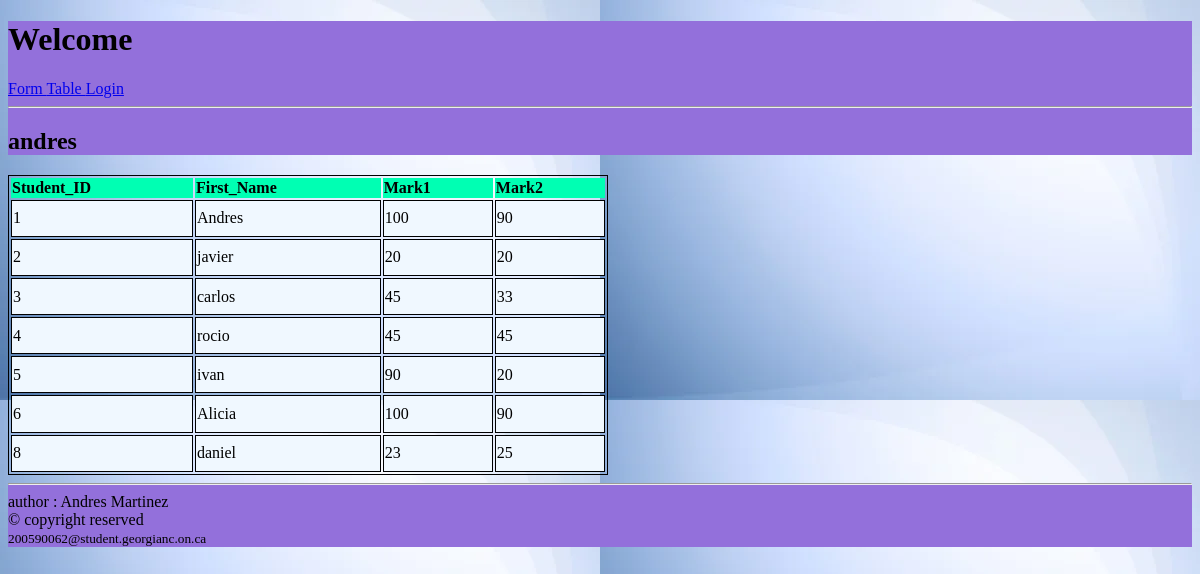
The page /Table.php (signed in) on the database its author committed.
### tables this page shows
CREATE TABLE `marks` (
  `Student_ID` int(4) NOT NULL,
  `First_Name` varchar(30) NOT NULL,
  `Mark1` int(3) NOT NULL,
  `Mark2` int(3) NOT NULL
);

### Table.php (the view, shortened to what this page needs)
<!DOCTYPE html>
<html lang="en">
<?php
  if(isset($_SESSION['Username'])){
    include('header2.php');
} else{
    include('header.php');
}
  ?>
<head>
    <link rel="stylesheet" href="styles.css">
</head>
<body background="BG.jpg" >
    <main>
        <table style="width:600px; line: height 40px;">
            <thead>
            <tr>
                <th> Student_ID </th>
                <th> First_Name </th>
                <th> Mark1 </th>
                <th> Mark2 </th>
            </tr>
            </thead>
            <?php
            $conn = mysqli_connect("localhost","root","","mydb");
            $sql="select * from marks";
            $result = mysqli_query($conn, $sql);
           if($result-> num_rows > 0){
            while($rows = mysqli_fetch_assoc($result)){
                echo "<tr>
                <td>" .$rows ['Student_ID']. "</td>
                <td>" . $rows ['First_Name']."</td>
                <td>" .$rows ['Mark1']. "</td>
                <td>" .$rows ['Mark2']."</td>
                </tr>";
            }
           }
            ?>
        </table>
    </main>
    <?php include('footer.php'); ?>
</body>
</html>

### Styles.css (style rules this page uses)
table { width: 300px; height: 300px; border: 1px solid; }
thead tr { background-color: rgb(0, 255, 179); text-align: left; border: 1px solid; }
td { border: 1px solid; background-color: aliceblue; }

### rows shown on the page
marks: Student_ID "1", First_Name "Andres", Mark1 "100", Mark2 "90"
marks: Student_ID "2", First_Name "javier", Mark1 "20", Mark2 "20"
marks: Student_ID "3", First_Name "carlos", Mark1 "45", Mark2 "33"
marks: Student_ID "4", First_Name "rocio", Mark1 "45", Mark2 "45"
marks: Student_ID "5", First_Name "ivan", Mark1 "90", Mark2 "20"
marks: Student_ID "6", First_Name "Alicia", Mark1 "100", Mark2 "90"
marks: Student_ID "8", First_Name "daniel", Mark1 "23", Mark2 "25"

### other values the page prints
$_SESSION['Username'] "andres"
